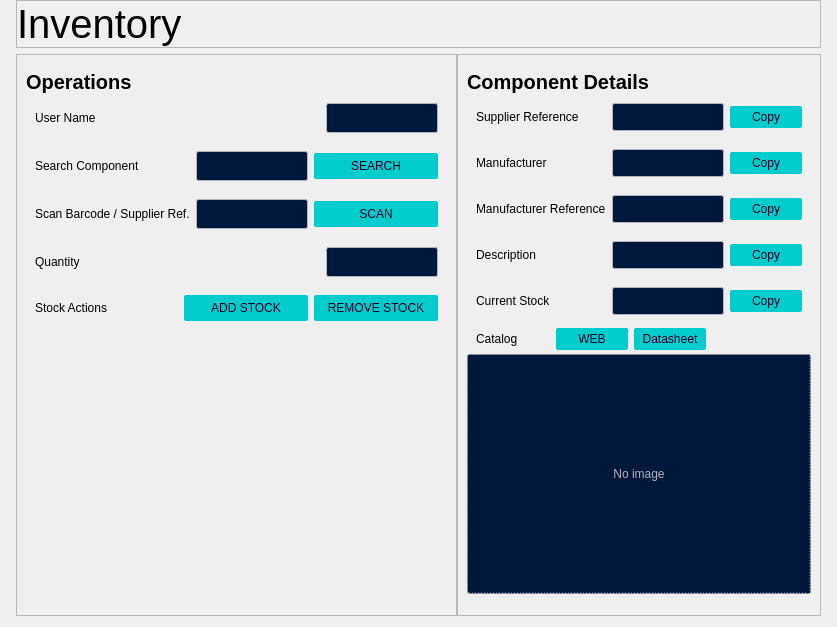
     <widget class="QWidget" name="container_main_body" native="true">
      <layout class="QGridLayout" name="gridLayout_main">
       <property name="leftMargin"><number>16</number></property>
       <property name="topMargin"><number>0</number></property>
       <property name="rightMargin"><number>16</number></property>
       <property name="horizontalSpacing"><number>0</number></property>
       <property name="columnStretch" stdset="0">
        <number>1</number>
        <number>1</number>
       </property>
       <item row="0" column="0" colspan="2">
        <widget class="QFrame" name="frame_title">
         <property name="frameShape"><enum>QFrame::Shape::StyledPanel</enum></property>
         <property name="frameShadow"><enum>QFrame::Shadow::Raised</enum></property>
         <layout class="QVBoxLayout" name="verticalLayout_title">
          <property name="spacing"><number>0</number></property>
          <property name="leftMargin"><number>0</number></property>
          <property name="topMargin"><number>0</number></property>
          <property name="rightMargin"><number>0</number></property>
          <property name="bottomMargin"><number>0</number></property>
          <item>
           <widget class="QLabel" name="tab1_title">
            <property name="styleSheet">
   <string notr="true">
QLabel {
    font-size: 40px;
}
</string>
            </property>
            <property name="text"><string>Inventory</string></property>
           </widget>
          </item>
         </layout>
        </widget>
       </item>
       <item row="1" column="0">
        <widget class="QFrame" name="container_tab1_left">
         <property name="frameShape"><enum>QFrame::Shape::StyledPanel</enum></property>
         <property name="frameShadow"><enum>QFrame::Shadow::Raised</enum></property>
         <layout class="QGridLayout" name="gridLayout_left">
          <property name="topMargin"><number>15</number></property>
          <property name="verticalSpacing"><number>0</number></property>
          <item row="0" column="0">
           <widget class="QLabel" name="label_operations">
            <property name="styleSheet">
   <string notr="true">
QLabel {
    font-size: 20px;
    font-weight: bold;
}
</string>
            </property>
            <property name="text"><string>Operations</string></property>
           </widget>
          </item>
          <item row="1" column="0" colspan="2">
           <widget class="QWidget" name="row_user_entry" native="true">
            <layout class="QHBoxLayout" name="layout_user_entry">
             <property name="spacing"><number>6</number></property>
             <property name="topMargin"><number>9</number></property>
             <property name="rightMargin"><number>9</number></property>
             <property name="bottomMargin"><number>9</number></property>
             <item>
              <widget class="QLabel" name="label_user_entry">
               <property name="minimumSize"><size><width>74</width><height>0</height></size></property>
               <property name="sizePolicy">
                <sizepolicy hsizetype="Minimum" vsizetype="Preferred">
                 <horstretch>0</horstretch>
                 <verstretch>0</verstretch>
                </sizepolicy>
               </property>
               <property name="text"><string>User Name</string></property>
              </widget>

             </item>
             <item>
              <widget class="QLineEdit" name="user_entry">
               <property name="sizePolicy">
                <sizepolicy hsizetype="Fixed" vsizetype="Fixed">
                 <horstretch>0</horstretch>
                 <verstretch>0</verstretch>
                </sizepolicy>
               </property>
               <property name="styleSheet">
   <string notr="true">
QLineEdit {
    min-width: 100px;
    max-width: 100px;
    max-height: 18px;
    padding: 5px;
    padding-bottom: 7px;
    margin-top: 0px;
    border-radius: 2px;
    border: 1px solid #B3B3BE;
    background-color: #00183B;
    color: #FFFFFF;
}
QLineEdit:hover {
    background-color: #001F39;
    border: 1px solid #00FFB9;
}
</string>
               </property>
              </widget>
             </item>
            </layout>
           </widget>
          </item>

          <item row="2" column="0" colspan="2">
           <widget class="QWidget" name="row_search_entry" native="true">
            <layout class="QHBoxLayout" name="layout_search_entry">
             <property name="spacing"><number>6</number></property>
             <property name="topMargin"><number>9</number></property>
             <property name="rightMargin"><number>9</number></property>
             <property name="bottomMargin"><number>9</number></property>
             <item>
              <widget class="QLabel" name="label_search_entry">
               <property name="minimumSize"><size><width>74</width><height>0</height></size></property>
               <property name="sizePolicy">
                <sizepolicy hsizetype="Minimum" vsizetype="Preferred">
                 <horstretch>0</horstretch>
                 <verstretch>0</verstretch>
                </sizepolicy>
               </property>
               <property name="text"><string>Search Component</string></property>
              </widget>

             </item>
             <item>
              <widget class="QLineEdit" name="search_entry">
               <property name="sizePolicy">
                <sizepolicy hsizetype="Fixed" vsizetype="Fixed">
                 <horstretch>0</horstretch>
                 <verstretch>0</verstretch>
                </sizepolicy>
               </property>
               <property name="styleSheet">
   <string notr="true">
QLineEdit {
    min-width: 100px;
    max-width: 100px;
    max-height: 18px;
    padding: 5px;
    padding-bottom: 7px;
    margin-top: 0px;
    border-radius: 2px;
    border: 1px solid #B3B3BE;
    background-color: #00183B;
    color: #FFFFFF;
}
QLineEdit:hover {
    background-color: #001F39;
    border: 1px solid #00FFB9;
}
</string>
               </property>
              </widget>
             </item>
             <item>
              <widget class="QPushButton" name="btn_search">
               <property name="minimumSize"><size><width>124</width><height>0</height></size></property>
               <property name="styleSheet">
   <string notr="true">
QPushButton {
    min-width: 100px;
    max-width: 100px;
    padding: 6px 12px 6px 12px;
    border-radius: 2px;
    opacity: 1;
    text-align: center;
    background-color: #00CCCC;
    color: #000028;
}
QPushButton:hover {
    background-color: #00FFB9;
}
QPushButton:pressed {
    background-color: #00E5AA;
}
</string>
               </property>
               <property name="text"><string>SEARCH</string></property>
              </widget>
             </item>
            </layout>
           </widget>
          </item>

          <item row="3" column="0" colspan="2">
           <widget class="QWidget" name="row_barcode_entry" native="true">
            <layout class="QHBoxLayout" name="layout_barcode_entry">
             <property name="spacing"><number>6</number></property>
             <property name="topMargin"><number>9</number></property>
             <property name="rightMargin"><number>9</number></property>
             <property name="bottomMargin"><number>9</number></property>
             <item>
              <widget class="QLabel" name="label_barcode_entry">
               <property name="minimumSize"><size><width>74</width><height>0</height></size></property>
               <property name="sizePolicy">
                <sizepolicy hsizetype="Minimum" vsizetype="Preferred">
                 <horstretch>0</horstretch>
                 <verstretch>0</verstretch>
                </sizepolicy>
               </property>
               <property name="text"><string>Scan Barcode / Supplier Ref.</string></property>
              </widget>

             </item>
             <item>
              <widget class="QLineEdit" name="barcode_entry">
               <property name="sizePolicy">
                <sizepolicy hsizetype="Fixed" vsizetype="Fixed">
                 <horstretch>0</horstretch>
                 <verstretch>0</verstretch>
                </sizepolicy>
               </property>
               <property name="styleSheet">
   <string notr="true">
QLineEdit {
    min-width: 100px;
    max-width: 100px;
    max-height: 18px;
    padding: 5px;
    padding-bottom: 7px;
    margin-top: 0px;
    border-radius: 2px;
    border: 1px solid #B3B3BE;
    background-color: #00183B;
    color: #FFFFFF;
}
QLineEdit:hover {
    background-color: #001F39;
    border: 1px solid #00FFB9;
}
</string>
               </property>
              </widget>
             </item>
             <item>
              <widget class="QPushButton" name="btn_scan">
               <property name="minimumSize"><size><width>124</width><height>0</height></size></property>
               <property name="styleSheet">
   <string notr="true">
QPushButton {
    min-width: 100px;
    max-width: 100px;
    padding: 6px 12px 6px 12px;
    border-radius: 2px;
    opacity: 1;
    text-align: center;
    background-color: #00CCCC;
    color: #000028;
}
QPushButton:hover {
    background-color: #00FFB9;
}
QPushButton:pressed {
    background-color: #00E5AA;
}
</string>
               </property>
               <property name="text"><string>SCAN</string></property>
              </widget>
             </item>
            </layout>
           </widget>
          </item>

          <item row="4" column="0" colspan="2">
           <widget class="QWidget" name="row_quantity_entry" native="true">
            <layout class="QHBoxLayout" name="layout_quantity_entry">
             <property name="spacing"><number>6</number></property>
             <property name="topMargin"><number>9</number></property>
             <property name="rightMargin"><number>9</number></property>
             <property name="bottomMargin"><number>9</number></property>
             <item>
              <widget class="QLabel" name="label_quantity_entry">
               <property name="minimumSize"><size><width>74</width><height>0</height></size></property>
               <property name="sizePolicy">
                <sizepolicy hsizetype="Minimum" vsizetype="Preferred">
                 <horstretch>0</horstretch>
                 <verstretch>0</verstretch>
                </sizepolicy>
               </property>
               <property name="text"><string>Quantity</string></property>
              </widget>

             </item>
             <item>
              <widget class="QLineEdit" name="quantity_entry">
               <property name="sizePolicy">
                <sizepolicy hsizetype="Fixed" vsizetype="Fixed">
                 <horstretch>0</horstretch>
                 <verstretch>0</verstretch>
                </sizepolicy>
               </property>
               <property name="styleSheet">
   <string notr="true">
QLineEdit {
    min-width: 100px;
    max-width: 100px;
    max-height: 18px;
    padding: 5px;
    padding-bottom: 7px;
    margin-top: 0px;
    border-radius: 2px;
    border: 1px solid #B3B3BE;
    background-color: #00183B;
    color: #FFFFFF;
}
QLineEdit:hover {
    background-color: #001F39;
    border: 1px solid #00FFB9;
}
</string>
               </property>
              </widget>
             </item>
            </layout>
           </widget>
          </item>

          <item row="5" column="0" colspan="2">
           <widget class="QWidget" name="row_stock_buttons" native="true">
            <layout class="QHBoxLayout" name="layout_stock_buttons">
             <property name="spacing"><number>6</number></property>
             <property name="topMargin"><number>9</number></property>
             <property name="rightMargin"><number>9</number></property>
             <property name="bottomMargin"><number>9</number></property>
             <item>
              <widget class="QLabel" name="label_stock_btn">
               <property name="minimumSize"><size><width>74</width><height>0</height></size></property>
               <property name="sizePolicy">
                <sizepolicy hsizetype="Minimum" vsizetype="Preferred">
                 <horstretch>0</horstretch>
                 <verstretch>0</verstretch>
                </sizepolicy>
               </property>
               <property name="text"><string>Stock Actions</string></property>
              </widget>

             </item>
             <item>
              <widget class="QPushButton" name="btn_add_stock">
               <property name="minimumSize"><size><width>124</width><height>0</height></size></property>
               <property name="styleSheet">
   <string notr="true">
QPushButton {
    min-width: 100px;
    max-width: 100px;
    padding: 6px 12px 6px 12px;
    border-radius: 2px;
    opacity: 1;
    text-align: center;
    background-color: #00CCCC;
    color: #000028;
}
QPushButton:hover {
    background-color: #00FFB9;
}
QPushButton:pressed {
    background-color: #00E5AA;
}
</string>
               </property>
               <property name="text"><string>ADD STOCK</string></property>
              </widget>
             </item>
             <item>
              <widget class="QPushButton" name="btn_remove_stock">
               <property name="minimumSize"><size><width>124</width><height>0</height></size></property>
               <property name="styleSheet">
   <string notr="true">
QPushButton {
    min-width: 100px;
    max-width: 100px;
    padding: 6px 12px 6px 12px;
    border-radius: 2px;
    opacity: 1;
    text-align: center;
    background-color: #00CCCC;
    color: #000028;
}
QPushButton:hover {
    background-color: #00FFB9;
}
QPushButton:pressed {
    background-color: #00E5AA;
}
</string>
               </property>
               <property name="text"><string>REMOVE STOCK</string></property>
              </widget>
             </item>
            </layout>
           </widget>
          </item>

          <item row="6" column="1">
           <spacer name="verticalSpacer_left">
            <property name="orientation"><enum>Qt::Orientation::Vertical</enum></property>
            <property name="sizeHint" stdset="0"><size><width>20</width><height>40</height></size></property>
           </spacer>
          </item>
         </layout>
        </widget>
       </item>
       <item row="1" column="1">
        <widget class="QFrame" name="container_tab1_right">
         <property name="frameShape"><enum>QFrame::Shape::StyledPanel</enum></property>
         <property name="frameShadow"><enum>QFrame::Shadow::Raised</enum></property>
         <layout class="QGridLayout" name="gridLayout_right">
          <property name="topMargin"><number>15</number></property>
          <property name="verticalSpacing"><number>0</number></property>
          <item row="0" column="0">
           <widget class="QLabel" name="label_details">
            <property name="styleSheet">
   <string notr="true">
QLabel {
    font-size: 20px;
    font-weight: bold;
}
</string>
            </property>
            <property name="text"><string>Component Details</string></property>
           </widget>
          </item>
          <item row="1" column="0" colspan="2">
           <widget class="QWidget" name="row_val_mouser" native="true">
            <layout class="QHBoxLayout" name="layout_val_mouser">
             <property name="spacing"><number>6</number></property>
             <property name="topMargin"><number>9</number></property>
             <property name="rightMargin"><number>9</number></property>
             <property name="bottomMargin"><number>9</number></property>
             <item>
              <widget class="QLabel" name="title_val_mouser">
               <property name="minimumSize"><size><width>74</width><height>0</height></size></property>
               <property name="sizePolicy">
                <sizepolicy hsizetype="Minimum" vsizetype="Preferred">
                 <horstretch>0</horstretch>
                 <verstretch>0</verstretch>
                </sizepolicy>
               </property>
               <property name="text"><string>Supplier Reference</string></property>
              </widget>

             </item>
             <item>
              <widget class="QLabel" name="val_mouser">
               <property name="styleSheet">
   <string notr="true">
QLabel {
    min-width: 100px;
    max-width: 100px;
    max-height: 18px;
    padding: 5px;
    padding-bottom: 7px;
    margin-top: 0px;
    border-radius: 2px;
    border: 1px solid #B3B3BE;
    background-color: #00183B;
    color: #FFFFFF;
}
QLabel:hover {
    background-color: #001F39;
    border: 1px solid #00FFB9;
}
</string>
               </property>
               <property name="text"><string></string></property>
              </widget>
             </item>
             <item>
              <widget class="QPushButton" name="btn_copy_val_mouser">
               <property name="minimumSize"><size><width>60</width><height>0</height></size></property>
               <property name="maximumSize"><size><width>60</width><height>16777215</height></size></property>
               <property name="toolTip"><string>Copy to clipboard</string></property>
               <property name="styleSheet">
   <string notr="true">
QPushButton {
    min-width: 60px;
    max-width: 60px;
    padding: 4px 6px;
    border-radius: 2px;
    text-align: center;
    background-color: #00CCCC;
    color: #000028;
    font-size: 12px;
}
QPushButton:hover {
    background-color: #00FFB9;
}
QPushButton:pressed {
    background-color: #00E5AA;
}
</string>
               </property>
               <property name="text"><string>Copy</string></property>
              </widget>
             </item>
            </layout>
           </widget>
          </item>

          <item row="2" column="0" colspan="2">
           <widget class="QWidget" name="row_val_manufacturer" native="true">
            <layout class="QHBoxLayout" name="layout_val_manufacturer">
             <property name="spacing"><number>6</number></property>
             <property name="topMargin"><number>9</number></property>
             <property name="rightMargin"><number>9</number></property>
             <property name="bottomMargin"><number>9</number></property>
             <item>
              <widget class="QLabel" name="title_val_manufacturer">
               <property name="minimumSize"><size><width>74</width><height>0</height></size></property>
               <property name="sizePolicy">
                <sizepolicy hsizetype="Minimum" vsizetype="Preferred">
                 <horstretch>0</horstretch>
                 <verstretch>0</verstretch>
                </sizepolicy>
               </property>
               <property name="text"><string>Manufacturer</string></property>
              </widget>

             </item>
             <item>
              <widget class="QLabel" name="val_manufacturer">
               <property name="styleSheet">
   <string notr="true">
QLabel {
    min-width: 100px;
    max-width: 100px;
    max-height: 18px;
    padding: 5px;
    padding-bottom: 7px;
    margin-top: 0px;
    border-radius: 2px;
    border: 1px solid #B3B3BE;
    background-color: #00183B;
    color: #FFFFFF;
}
QLabel:hover {
    background-color: #001F39;
    border: 1px solid #00FFB9;
}
</string>
               </property>
               <property name="text"><string></string></property>
              </widget>
             </item>
             <item>
              <widget class="QPushButton" name="btn_copy_val_manufacturer">
               <property name="minimumSize"><size><width>60</width><height>0</height></size></property>
               <property name="maximumSize"><size><width>60</width><height>16777215</height></size></property>
               <property name="toolTip"><string>Copy to clipboard</string></property>
               <property name="styleSheet">
   <string notr="true">
QPushButton {
    min-width: 60px;
    max-width: 60px;
    padding: 4px 6px;
    border-radius: 2px;
    text-align: center;
    background-color: #00CCCC;
    color: #000028;
    font-size: 12px;
}
QPushButton:hover {
    background-color: #00FFB9;
}
QPushButton:pressed {
    background-color: #00E5AA;
}
</string>
               </property>
               <property name="text"><string>Copy</string></property>
              </widget>
             </item>
            </layout>
           </widget>
          </item>

          <item row="3" column="0" colspan="2">
           <widget class="QWidget" name="row_val_manufacturer_ref" native="true">
            <layout class="QHBoxLayout" name="layout_val_manufacturer_ref">
             <property name="spacing"><number>6</number></property>
             <property name="topMargin"><number>9</number></property>
             <property name="rightMargin"><number>9</number></property>
             <property name="bottomMargin"><number>9</number></property>
             <item>
              <widget class="QLabel" name="title_val_manufacturer_ref">
               <property name="minimumSize"><size><width>74</width><height>0</height></size></property>
               <property name="sizePolicy">
                <sizepolicy hsizetype="Minimum" vsizetype="Preferred">
                 <horstretch>0</horstretch>
                 <verstretch>0</verstretch>
                </sizepolicy>
               </property>
               <property name="text"><string>Manufacturer Reference</string></property>
              </widget>

             </item>
             <item>
              <widget class="QLabel" name="val_manufacturer_ref">
               <property name="styleSheet">
   <string notr="true">
QLabel {
    min-width: 100px;
    max-width: 100px;
    max-height: 18px;
    padding: 5px;
    padding-bottom: 7px;
    margin-top: 0px;
    border-radius: 2px;
    border: 1px solid #B3B3BE;
    background-color: #00183B;
    color: #FFFFFF;
}
QLabel:hover {
    background-color: #001F39;
    border: 1px solid #00FFB9;
}
</string>
               </property>
               <property name="text"><string></string></property>
              </widget>
             </item>
             <item>
              <widget class="QPushButton" name="btn_copy_val_manufacturer_ref">
               <property name="minimumSize"><size><width>60</width><height>0</height></size></property>
               <property name="maximumSize"><size><width>60</width><height>16777215</height></size></property>
               <property name="toolTip"><string>Copy to clipboard</string></property>
               <property name="styleSheet">
   <string notr="true">
QPushButton {
    min-width: 60px;
    max-width: 60px;
    padding: 4px 6px;
    border-radius: 2px;
    text-align: center;
    background-color: #00CCCC;
    color: #000028;
    font-size: 12px;
}
QPushButton:hover {
    background-color: #00FFB9;
}
QPushButton:pressed {
    background-color: #00E5AA;
}
</string>
               </property>
               <property name="text"><string>Copy</string></property>
              </widget>
             </item>
            </layout>
           </widget>
          </item>

          <item row="4" column="0" colspan="2">
           <widget class="QWidget" name="row_val_description" native="true">
            <layout class="QHBoxLayout" name="layout_val_description">
             <property name="spacing"><number>6</number></property>
             <property name="topMargin"><number>9</number></property>
             <property name="rightMargin"><number>9</number></property>
             <property name="bottomMargin"><number>9</number></property>
             <item>
              <widget class="QLabel" name="title_val_description">
               <property name="minimumSize"><size><width>74</width><height>0</height></size></property>
               <property name="sizePolicy">
                <sizepolicy hsizetype="Minimum" vsizetype="Preferred">
                 <horstretch>0</horstretch>
                 <verstretch>0</verstretch>
                </sizepolicy>
               </property>
               <property name="text"><string>Description</string></property>
              </widget>

             </item>
             <item>
              <widget class="QLabel" name="val_description">
               <property name="styleSheet">
   <string notr="true">
QLabel {
    min-width: 100px;
    max-width: 100px;
    max-height: 18px;
    padding: 5px;
    padding-bottom: 7px;
    margin-top: 0px;
    border-radius: 2px;
    border: 1px solid #B3B3BE;
    background-color: #00183B;
    color: #FFFFFF;
}
QLabel:hover {
    background-color: #001F39;
    border: 1px solid #00FFB9;
}
</string>
               </property>
               <property name="text"><string></string></property>
              </widget>
             </item>
             <item>
              <widget class="QPushButton" name="btn_copy_val_description">
               <property name="minimumSize"><size><width>60</width><height>0</height></size></property>
               <property name="maximumSize"><size><width>60</width><height>16777215</height></size></property>
               <property name="toolTip"><string>Copy to clipboard</string></property>
               <property name="styleSheet">
   <string notr="true">
QPushButton {
    min-width: 60px;
    max-width: 60px;
    padding: 4px 6px;
    border-radius: 2px;
    text-align: center;
    background-color: #00CCCC;
    color: #000028;
    font-size: 12px;
}
QPushButton:hover {
    background-color: #00FFB9;
}
QPushButton:pressed {
    background-color: #00E5AA;
}
</string>
               </property>
               <property name="text"><string>Copy</string></property>
              </widget>
             </item>
            </layout>
           </widget>
          </item>

          <item row="5" column="0" colspan="2">
           <widget class="QWidget" name="row_val_stock" native="true">
            <layout class="QHBoxLayout" name="layout_val_stock">
             <property name="spacing"><number>6</number></property>
             <property name="topMargin"><number>9</number></property>
             <property name="rightMargin"><number>9</number></property>
             <property name="bottomMargin"><number>9</number></property>
             <item>
              <widget class="QLabel" name="title_val_stock">
               <property name="minimumSize"><size><width>74</width><height>0</height></size></property>
               <property name="sizePolicy">
                <sizepolicy hsizetype="Minimum" vsizetype="Preferred">
                 <horstretch>0</horstretch>
                 <verstretch>0</verstretch>
                </sizepolicy>
               </property>
               <property name="text"><string>Current Stock</string></property>
              </widget>

             </item>
             <item>
              <widget class="QLabel" name="val_stock">
               <property name="styleSheet">
   <string notr="true">
QLabel {
    min-width: 100px;
    max-width: 100px;
    max-height: 18px;
    padding: 5px;
    padding-bottom: 7px;
    margin-top: 0px;
    border-radius: 2px;
    border: 1px solid #B3B3BE;
    background-color: #00183B;
    color: #FFFFFF;
}
QLabel:hover {
    background-color: #001F39;
    border: 1px solid #00FFB9;
}
</string>
               </property>
               <property name="text"><string></string></property>
              </widget>
             </item>
             <item>
              <widget class="QPushButton" name="btn_copy_val_stock">
               <property name="minimumSize"><size><width>60</width><height>0</height></size></property>
               <property name="maximumSize"><size><width>60</width><height>16777215</height></size></property>
               <property name="toolTip"><string>Copy to clipboard</string></property>
               <property name="styleSheet">
   <string notr="true">
QPushButton {
    min-width: 60px;
    max-width: 60px;
    padding: 4px 6px;
    border-radius: 2px;
    text-align: center;
    background-color: #00CCCC;
    color: #000028;
    font-size: 12px;
}
QPushButton:hover {
    background-color: #00FFB9;
}
QPushButton:pressed {
    background-color: #00E5AA;
}
</string>
               </property>
               <property name="text"><string>Copy</string></property>
              </widget>
             </item>
            </layout>
           </widget>
          </item>

          <item row="6" column="0" colspan="2">
           <widget class="QWidget" name="row_catalog_links" native="true">
            <layout class="QHBoxLayout" name="layout_catalog_links">
             <property name="spacing"><number>6</number></property>
             <property name="topMargin"><number>4</number></property>
             <property name="rightMargin"><number>9</number></property>
             <property name="bottomMargin"><number>4</number></property>
             <item>
              <widget class="QLabel" name="label_catalog_links">
               <property name="minimumSize"><size><width>74</width><height>0</height></size></property>
               <property name="sizePolicy">
                <sizepolicy hsizetype="Minimum" vsizetype="Preferred">
                 <horstretch>0</horstretch>
                 <verstretch>0</verstretch>
                </sizepolicy>
               </property>
               <property name="text"><string>Catalog</string></property>
              </widget>

             </item>
             <item>
              <widget class="QPushButton" name="btn_open_product">
               <property name="minimumSize"><size><width>60</width><height>0</height></size></property>
               <property name="maximumSize"><size><width>60</width><height>16777215</height></size></property>
               <property name="toolTip"><string>Open product page on distributor site</string></property>
               <property name="styleSheet">
   <string notr="true">
QPushButton {
    min-width: 60px;
    max-width: 60px;
    padding: 4px 6px;
    border-radius: 2px;
    text-align: center;
    background-color: #00CCCC;
    color: #000028;
    font-size: 12px;
}
QPushButton:hover {
    background-color: #00FFB9;
}
QPushButton:pressed {
    background-color: #00E5AA;
}
</string>
               </property>
               <property name="text"><string>WEB</string></property>
              </widget>
             </item>
             <item>
              <widget class="QPushButton" name="btn_open_datasheet">
               <property name="minimumSize"><size><width>124</width><height>0</height></size></property>
               <property name="toolTip"><string>Open datasheet in browser</string></property>
               <property name="styleSheet">
   <string notr="true">
QPushButton {
    min-width: 60px;
    max-width: 60px;
    padding: 4px 6px;
    border-radius: 2px;
    text-align: center;
    background-color: #00CCCC;
    color: #000028;
    font-size: 12px;
}
QPushButton:hover {
    background-color: #00FFB9;
}
QPushButton:pressed {
    background-color: #00E5AA;
}
</string>
               </property>
               <property name="text"><string>Datasheet</string></property>
              </widget>
             </item>
             <item>
              <spacer name="horizontalSpacer_catalog_links">
               <property name="orientation"><enum>Qt::Orientation::Horizontal</enum></property>
               <property name="sizeHint" stdset="0"><size><width>40</width><height>20</height></size></property>
              </spacer>
             </item>
            </layout>
           </widget>
          </item>

          <item row="7" column="0" colspan="2">
           <widget class="QLabel" name="component_image_preview">
            <property name="minimumSize"><size><width>240</width><height>240</height></size></property>
            <property name="sizePolicy">
             <sizepolicy hsizetype="Preferred" vsizetype="Expanding">
              <horstretch>0</horstretch>
              <verstretch>1</verstretch>
             </sizepolicy>
            </property>
            <property name="alignment"><set>Qt::AlignmentFlag::AlignCenter</set></property>
            <property name="styleSheet">
   <string notr="true">
QLabel {
    border: 1px dashed #B3B3BE;
    border-radius: 2px;
    background-color: #00183B;
    color: #B3B3BE;
    font-size: 12px;
}
</string>
            </property>
            <property name="text"><string>No image</string></property>
           </widget>
          </item>
          <item row="8" column="1">
           <spacer name="verticalSpacer_right">
            <property name="orientation"><enum>Qt::Orientation::Vertical</enum></property>
            <property name="sizeHint" stdset="0"><size><width>20</width><height>12</height></size></property>
           </spacer>
          </item>
         </layout>
        </widget>
       </item>
      </layout>
     </widget>
